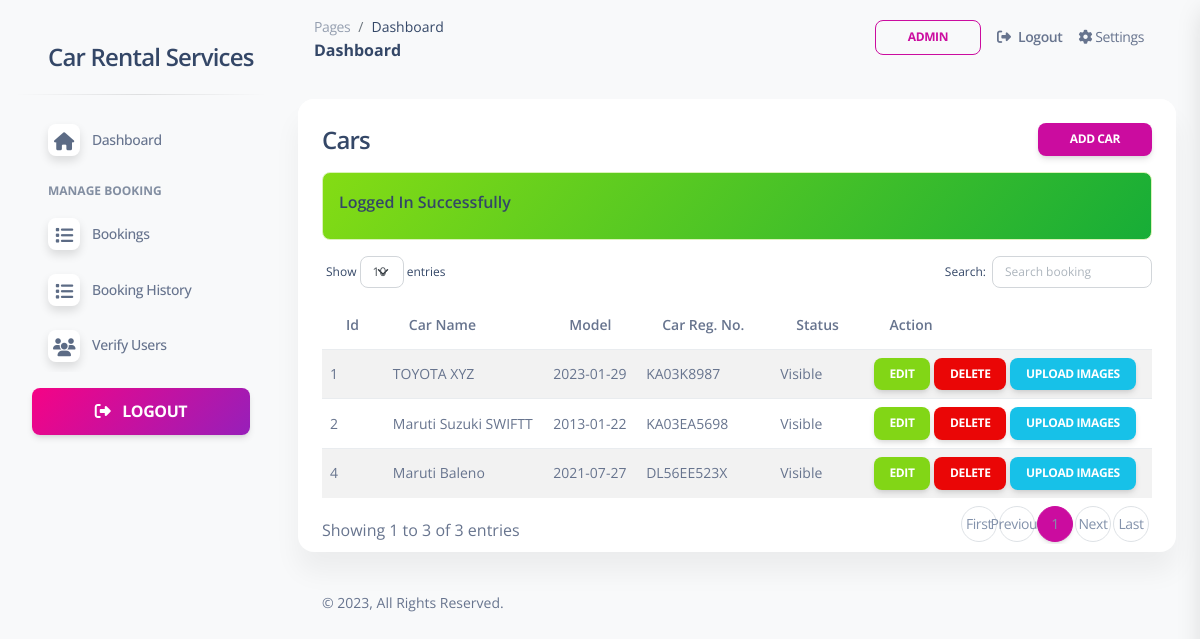
Screenshot of /employee/cars.php (signed in) with the database file from the repository.
### tables this page shows
CREATE TABLE `web_settings` (
  `id` int(11) UNSIGNED NOT NULL,
  `title` varchar(255) NOT NULL,
  `url` varchar(255) DEFAULT NULL,
  `description` varchar(1000) DEFAULT NULL,
  `logo` varchar(100) DEFAULT NULL,
  `address` varchar(500) DEFAULT NULL,
  `email1` varchar(100) DEFAULT NULL,
  `email2` varchar(100) DEFAULT NULL,
  `phone1` varchar(15) DEFAULT NULL,
  `phone2` varchar(15) DEFAULT NULL
);

CREATE TABLE `cars` (
  `id` int(11) UNSIGNED NOT NULL,
  `brand_id` int(11) NOT NULL,
  `body_type_id` int(11) NOT NULL,
  `name` varchar(255) NOT NULL,
  `car_cid` varchar(20) NOT NULL COMMENT 'car custom id',
  `car_reg_no` varchar(50) DEFAULT NULL,
  `model` date NOT NULL,
  `transmission` varchar(100) DEFAULT NULL,
  `fuel` varchar(100) DEFAULT NULL,
  `seating_capacity` varchar(50) DEFAULT NULL,
  `fastag` tinyint(1) DEFAULT 0,
  `kms_driven` varchar(100) DEFAULT NULL,
  `sun_roof` tinyint(1) NOT NULL,
  `cruise_control` tinyint(1) NOT NULL,
  `360_camera` tinyint(1) NOT NULL,
  `price_per_hour` varchar(100) DEFAULT NULL,
  `home_delivery` tinyint(1) NOT NULL,
  `airbags` tinyint(1) NOT NULL,
  `description` mediumtext NOT NULL,
  `image` varchar(100) DEFAULT NULL,
  `status` tinyint(1) DEFAULT 0 COMMENT '0=show,1=hide'
);

### employee/cars.php (the view, shortened to what this page needs)
<?php include('includes/header.php'); ?>
    <div class="row">
        <div class="col-12">
            <div class="card mb-4">
                <div class="card-header pb-0">
                    <h4>Cars
                        <a href="cars-create.php" class="btn btn-primary btn-sm float-end">Add Car</a>
                    </h4>
                </div>
                <div class="card-body pt-0 pb-2">
                    <div class="table-responsive p-0">
                        <table id="myTable" class="table table-striped align-items-center justify-content-center">
                            <thead>
                                <tr>
                                    <th>Id</th>
                                    <th>Car Name</th>
                                    <th>Model</th>
                                    <th>Car Reg. No.</th>
                                    <th>Status</th>
                                    <th>Action</th>
                                </tr>
                            </thead>
                            <tbody>
                                <?php
                                    $cars = getAll('cars');
                                    if($cars)
                                    {
                                        if(mysqli_num_rows($cars) > 0){
                                            foreach($cars as $item) :
                                            ?>
                                            <tr>
                                                <td><?= $item['id']; ?></td>
                                                <td><?= $item['name']; ?></td>
                                                <td><?= $item['model']; ?></td>
                                                <td><?= $item['car_reg_no']; ?></td>
                                                <td><?= $item['status'] == true ? 'Hidden':'Visible'; ?></td>
                                                <td>
                                                    <a href="cars-edit.php?id=<?= $item['id'];?>" class="btn px-3 mb-0 btn-success btn-sm">Edit</a>
                                                    <a href="cars-delete.php?id=<?= $item['id'];?>"
                                                        onclick="return confirm('Are you sure you want to delete data?')"
                                                        class="btn mb-0 px-3 btn-danger btn-sm">
                                                        Delete
                                                    </a>
                                                    <a href="car-images.php?id=<?= $item['id'];?>" class="btn mb-0 px-3 btn-info btn-sm">Upload Images</a>
                                                </td>
                                            </tr>
                                            <?php
                                            endforeach;
                                        }else{
                                            ?>
                                            <tr>
                                                <td colspan="5">No Record Found!</td>
                                            </tr>
                                            <?php
                                        }
                                    }
                                    else
                                    {
                                        ?>
                                        <tr>
                                            <td colspan="5">No Record Available</td>
                                        </tr>
                                        <?php
                                    }
                                ?>
                            </tbody>
                        </table>
                    </div>
                </div>
            </div>
        </div>
    </div>
<?php include('includes/footer.php'); ?>

### employee/includes/sidebar.php
<?php
$pageName = substr($_SERVER["SCRIPT_NAME"],strrpos($_SERVER["SCRIPT_NAME"],"/")+1);
?>
<aside class="sidenav navbar navbar-vertical navbar-expand-xs border-0 border-radius-xl my-3 fixed-start ms-3 " id="sidenav-main">
    <div class="sidenav-header">
      <a class="navbar-brand m-0" href="dashboard.php" target="_blank">
        <h4><?= webSetting('title') ?? 'Funda Services'; ?></h4>
      </a>
    </div>
    <hr class="horizontal dark mt-0">
    <div class="collapse navbar-collapse w-auto" id="sidenav-collapse-main">
      <ul class="navbar-nav">
        <li class="nav-item">
          <a class="nav-link
            <?= $pageName == "dashboard.php"?'active':'' ?>" href="dashboard.php">
            <div class="icon icon-shape icon-sm shadow border-radius-md bg-white text-center me-2 d-flex align-items-center justify-content-center">
                <i class="fa fa-home <?= $pageName == "dashboard.php"?'text-white':'text-dark' ?>   text-lg"></i>
            </div>
            <span class="nav-link-text ms-1">Dashboard</span>
          </a>
        </li>
        <li class="nav-item mt-3">
          <h6 class="ps-4 ms-2 text-uppercase text-xs font-weight-bolder opacity-6">Manage Booking</h6>
        </li>
        <li class="nav-item">
          <a class="nav-link  <?= $pageName == "bookings.php"?'active':'' ?>"  href="bookings.php">
            <div class="icon icon-shape icon-sm shadow border-radius-md bg-white text-center me-2 d-flex align-items-center justify-content-center">
                <i class="fa fa-list <?= $pageName == "bookings.php"?'text-white':'text-dark' ?>   text-lg"></i>
            </div>
            <span class="nav-link-text ms-1">Bookings</span>
          </a>
        </li>
        <li class="nav-item">
          <a class="nav-link <?= $pageName == "booking-history.php"?'active':'' ?>" href="booking-history.php">
            <div class="icon icon-shape icon-sm shadow border-radius-md bg-white text-center me-2 d-flex align-items-center justify-content-center">
                <i class="fa fa-list <?= $pageName == "booking-history.php"?'text-white':'text-dark' ?> text-lg"></i>
            </div>
            <span class="nav-link-text ms-1">Booking History</span>
          </a>
        </li>
        <li class="nav-item">
          <a class="nav-link <?= $pageName == "verify-users.php"?'active':'' ?>" href="verify-users.php">
            <div class="icon icon-shape icon-sm shadow border-radius-md bg-white text-center me-2 d-flex align-items-center justify-content-center">
                <i class="fa fa-users <?= $pageName == "verify-users.php"?'text-white':'text-dark' ?> text-lg"></i>
            </div>
            <span class="nav-link-text ms-1">Verify Users</span>
          </a>
        </li>
      </ul>
    </div>
    <div class="sidenav-footer mx-3 ">
      <a class="btn bg-gradient-primary mt-3 fs-6 w-100" href="logout.php">
        <i class="fa fa-sign-out me-2"></i> Logout
      </a>
    </div>
  </aside>

### employee/assets/css/nucleo-svg.css (style rules this page uses)
.icon { display: inline-block; color: #111111; height: 1em; width: 1em; }
.icon-sm { height: 0.8em; width: 0.8em; }
.icon { fill: currentColor; stroke: none; }

### rows the page displays
web_settings: title "Car Rental Services"
cars: id "1", name "TOYOTA XYZ", model "2023-01-29", car_reg_no "KA03K8987", status "Visible"
cars: id "2", name "Maruti Suzuki SWIFTT", model "2013-01-22", car_reg_no "KA03EA5698", status "Visible"
cars: id "4", name "Maruti Baleno", model "2021-07-27", car_reg_no "DL56EE523X", status "Visible"

### other values shown
$_SESSION['loggedInUser']['name'] "ADMIN"
$_SESSION['status'] "Logged In Successfully"
